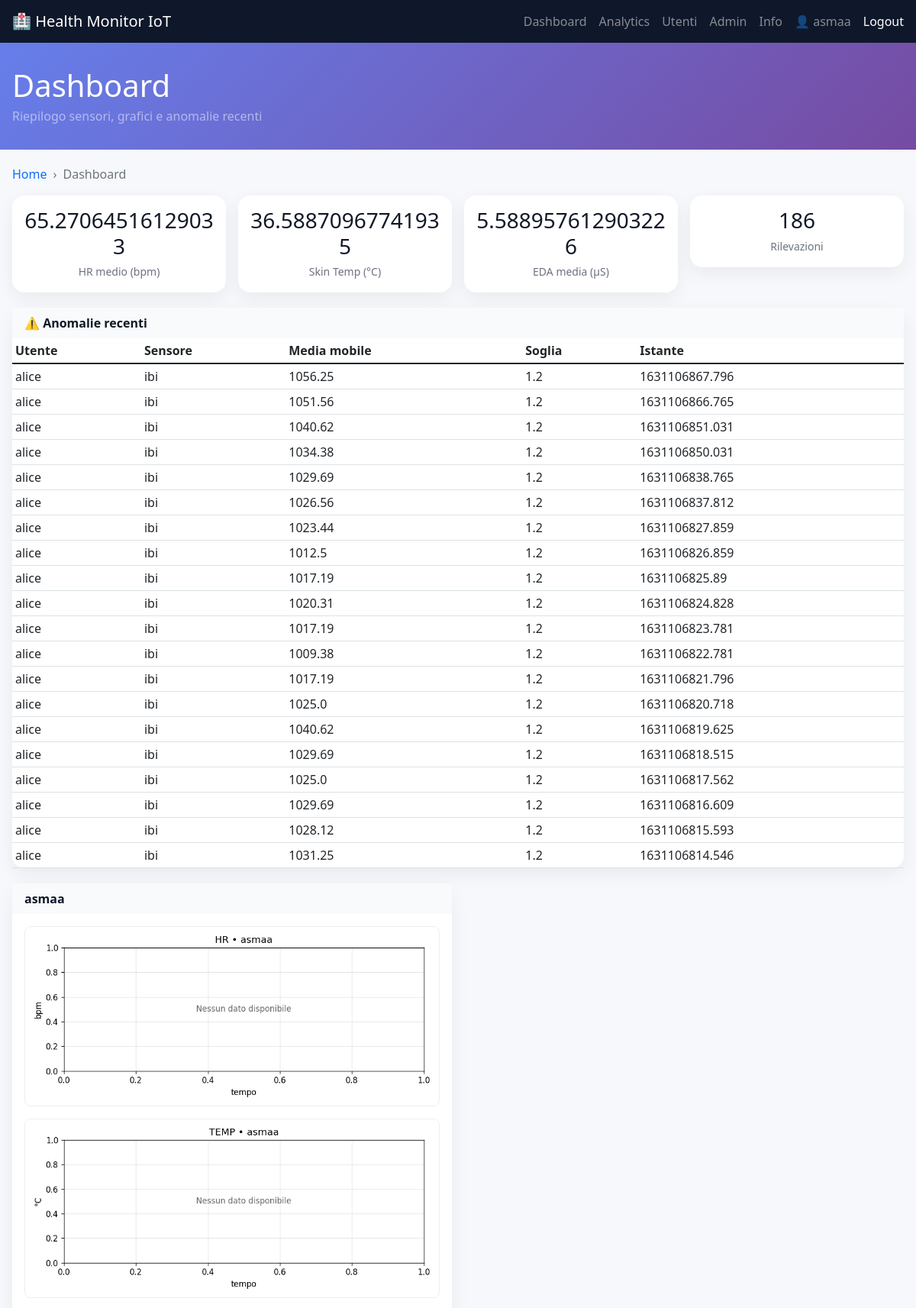
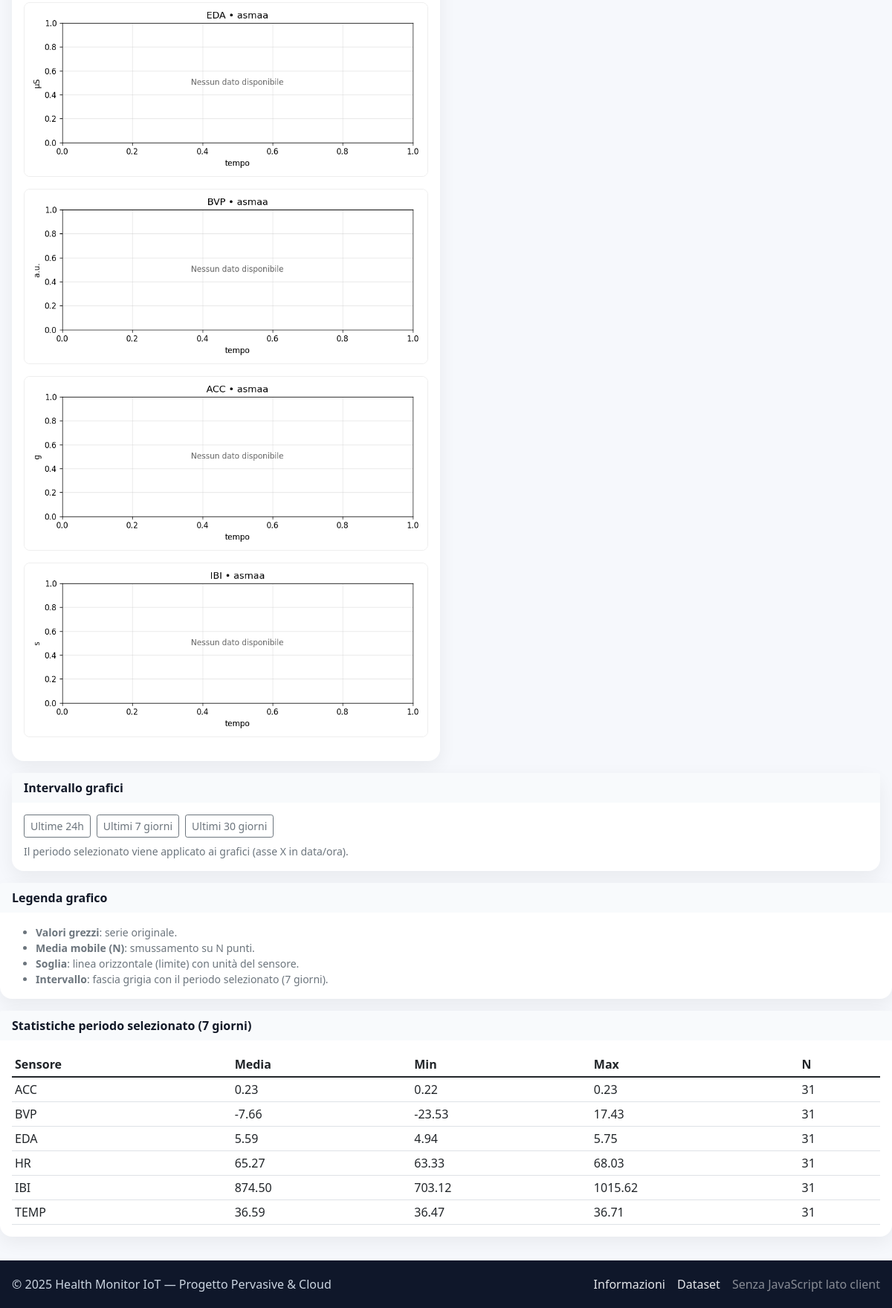
/dashboard (signed in), run on the app's committed database (2 pictures, top to bottom).
### tables this page shows
CREATE TABLE users(
            id INTEGER PRIMARY KEY AUTOINCREMENT,
            username TEXT UNIQUE,
            email TEXT,
            password_hash TEXT,
            role TEXT DEFAULT 'user',
            created_at TIMESTAMP DEFAULT CURRENT_TIMESTAMP
        );

CREATE TABLE anomalies(
            id INTEGER PRIMARY KEY AUTOINCREMENT,
            username TEXT,
            sensor TEXT,
            timestamp REAL,
            value REAL,
            threshold REAL,
            window INTEGER
        );

CREATE TABLE readings(
            id INTEGER PRIMARY KEY AUTOINCREMENT,
            username TEXT,
            sensor TEXT,
            timestamp REAL,
            value REAL
        );

### app.py (the view)
@app.route('/dashboard')
@login_required
def dashboard():
    days = request.args.get('days', type=int, default=getattr(config, 'DEFAULT_PLOT_DAYS', 7))
    if current_user.is_admin():
        users = [u['username'] for u in all_users() if u['username'].lower() != 'admin']
    else:
        users = [current_user.username]
    stats_window = _window_stats(users, days)
    target = None if current_user.is_admin() else current_user.username
    stats_avg, stats_total = last_week_stats(target)
    stats_week, total_week = stats_by_window(7, target)
    stats_month, total_month = stats_by_window(30, target)
    anomalies_list = recent_anomalies()
    chart_data = {}
    for uname in users:
        chart_data[uname] = {}
        for s in config.SENSORS:
            rows = query_all(
                'SELECT value FROM readings WHERE username=? AND sensor=? '
                'ORDER BY timestamp ASC LIMIT 50',
                (uname, s)
            )
            chart_data[uname][s] = {'values': [r['value'] for r in rows]}
    return render_template(
        'dashboard.html',
        users=users,
        stats_window=stats_window, days=days,
        stats_avg=stats_avg, stats_total=stats_total,
        stats_week=stats_week, total_week=total_week,
        stats_month=stats_month, total_month=total_month,
        anomalies=[{
            'username': a['username'],
            'sensor_type': a['sensor'],
            'value': a['value'],
            'threshold': a['threshold'],
            'timestamp': a['timestamp']
        } for a in anomalies_list],
        chart_data=chart_data
    )

### analytics.py (called while the page is built)
def stats_by_window(days=7, username=None):
    start_ts = time.time() - days*24*3600  # secondi
    params = ()
    user_clause = ''
    if username:
        user_clause = ' AND username=?'
        params = (username,)
    rows = query_all(f"""
        SELECT sensor, AVG(value) as avg_v, COUNT(*) as n
        FROM readings
        WHERE timestamp >= ? {user_clause}
        GROUP BY sensor
    """, (start_ts,) + params)
    out = {r['sensor']: r['avg_v'] for r in rows}
    total = sum(r['n'] for r in rows) if rows else 0
    return out, total

def last_week_stats(username=None):
    week_ago = time.time() - 7*24*3600
    params = ()
    user_clause = ''
    if username:
        user_clause = ' AND username=?'
        params = (username,)
    rows = query_all(f"""
        SELECT sensor, AVG(value) as avg_v, COUNT(*) as n
        FROM readings
        WHERE timestamp >= ? {user_clause}
        GROUP BY sensor
    """, (week_ago,) + params)
    out = {r['sensor']: r['avg_v'] for r in rows}
    total = sum(r['n'] for r in rows) if rows else 0
    return out, total

def recent_anomalies(limit=20):
    return query_all('SELECT * FROM anomalies ORDER BY timestamp DESC LIMIT ?', (limit,))

### app.py (called while the page is built)
@login_manager.user_loader
def load_user(user_id):
    row = query_one('SELECT * FROM users WHERE id=?', (user_id,))
    if not row:
        return None
    return User(row['id'], row['username'], row['email'], row['role'])

### auth.py (called while the page is built)
    def is_admin(self):
        return (self.role or '').lower() == 'admin'

### db.py (called while the page is built)
@contextmanager
def get_conn():
    con = sqlite3.connect(config.DATABASE_URL, check_same_thread=False)
    try:
        yield con
    finally:
        con.close()

def query_all(sql, params=()):
    with get_conn() as con:
        cur = con.cursor()
        cur.execute(sql, params)
        rows = cur.fetchall()
        cols = [d[0] for d in cur.description]
        return [dict(zip(cols, r)) for r in rows]

def query_one(sql, params=()):
    rows = query_all(sql, params)
    return rows[0] if rows else None

### templates/dashboard.html (shortened to what this page needs)
{% extends 'base.html' %}
{% set title = 'Dashboard' %}
{% set subtitle = 'Riepilogo sensori, grafici e anomalie recenti' %}
{% block content %}
<div class="page-wrap">
  <nav aria-label="breadcrumb" class="mb-3">
    <ol class="breadcrumb"><li class="breadcrumb-item"><a href="/">Home</a></li><li class="breadcrumb-item active">Dashboard</li></ol>
  </nav>
  <div class="row g-3 text-center kpi">
    <div class="col-6 col-md-3"><div class="card"><div class="card-body">
      <h2>{{ stats_avg.hr if stats_avg and stats_avg.get('hr') else '--' }}</h2><small>HR medio (bpm)</small>
    </div></div></div>
    <div class="col-6 col-md-3"><div class="card"><div class="card-body">
      <h2>{{ stats_avg.temp if stats_avg and stats_avg.get('temp') else '--' }}</h2><small>Skin Temp (°C)</small>
    </div></div></div>
    <div class="col-6 col-md-3"><div class="card"><div class="card-body">
      <h2>{{ stats_avg.eda if stats_avg and stats_avg.get('eda') else '--' }}</h2><small>EDA media (μS)</small>
    </div></div></div>
    <div class="col-6 col-md-3"><div class="card"><div class="card-body">
      <h2>{{ stats_total or 0 }}</h2><small>Rilevazioni</small>
    </div></div></div>
  </div>
  <div class="row g-3 mt-1">
    <div class="col-12">
      {% if anomalies and anomalies|length > 0 %}
      <div class="card">
        <div class="card-header"><strong>⚠️ Anomalie recenti</strong></div>
        <div class="card-body p-0">
          <div class="table-responsive">
            <table class="table table-sm mb-0">
              <thead><tr><th>Utente</th><th>Sensore</th><th>Media mobile</th><th>Soglia</th><th>Istante</th></tr></thead>
              <tbody>
                {% for a in anomalies %}
                <tr><td>{{ a.username }}</td><td>{{ a.sensor_type }}</td><td>{{ a.value|round(2) }}</td><td>{{ a.threshold }}</td><td>{{ a.timestamp }}</td></tr>
                {% endfor %}
              </tbody>
            </table>
          </div>
        </div>
      </div>
      {% else %}
      <div class="empty">Nessuna anomalia recente.</div>
      {% endif %}
    </div>
  </div>
  <div class="row g-3 mt-1">
    {% for u, recs in chart_data.items() %}
    <div class="col-12 col-lg-6">
      <div class="card h-100">
        <div class="card-header"><strong>{{ u }}</strong></div>
        <div class="card-body">
          {% for s in ['hr','temp','eda','bvp','acc','ibi'] %}
            <div class="mb-3">
              <img class="plot" src="/plot/{{ s }}/{{ u }}.png?days={{ days }}" alt="{{ s }} plot for {{ u }}">
            </div>
          {% endfor %}
        </div>
      </div>
    </div>
    {% endfor %}
  </div>
  <div class="card mt-3">
    <div class="card-header"><strong>Intervallo grafici</strong></div>
    <div class="card-body">
      <div class="d-flex gap-2 flex-wrap">
        <a class="btn btn-outline-secondary btn-sm" href="?days=1">Ultime 24h</a>
        <a class="btn btn-outline-secondary btn-sm" href="?days=7">Ultimi 7 giorni</a>
        <a class="btn btn-outline-secondary btn-sm" href="?days=30">Ultimi 30 giorni</a>
      </div>
      <small class="text-muted d-block mt-2">Il periodo selezionato viene applicato ai grafici (asse X in data/ora).</small>
    </div>
  </div>
</div>
<div class="card mt-3">
  <div class="card-header"><strong>Legenda grafico</strong></div>
  <div class="card-body small text-muted">
    <ul class="mb-0">
      <li><strong>Valori grezzi</strong>: serie originale.</li>
      <li><strong>Media mobile (N)</strong>: smussamento su N punti.</li>
      <li><strong>Soglia</strong>: linea orizzontale (limite) con unità del sensore.</li>
      <li><strong>Intervallo</strong>: fascia grigia con il periodo selezionato ({{ days }} giorni).</li>
    </ul>
  </div>
</div>
<div class="card mt-3">
  <div class="card-header"><strong>Statistiche periodo selezionato ({{ days }} giorni)</strong></div>
  <div class="card-body">
    {% if stats_window %}
    <div class="table-responsive">
      <table class="table table-sm mb-0">
        <thead><tr><th>Sensore</th><th>Media</th><th>Min</th><th>Max</th><th>N</th></tr></thead>
        <tbody>
        {% for s,vals in stats_window.items() %}
          <tr>
            <td>{{ s|upper }}</td>
            <td>{{ '%.2f'|format(vals.avg) if vals.avg is not none else '-' }}</td>
            <td>{{ '%.2f'|format(vals.min) if vals.min is not none else '-' }}</td>
            <td>{{ '%.2f'|format(vals.max) if vals.max is not none else '-' }}</td>
            <td>{{ vals.n }}</td>
          </tr>
        {% endfor %}
        </tbody>
      </table>
    </div>
    {% else %}
      <span class="text-muted">Nessun dato nel periodo selezionato.</span>
    {% endif %}
  </div>
</div>
{% endblock %}

### templates/base.html (shortened to what this page needs)
<!doctype html>
<html lang="it">
<head>
  <link href="https://cdn.jsdelivr.net/npm/bootstrap@5.1.3/dist/css/bootstrap.min.css" rel="stylesheet">
</head>
<body>
  <nav class="navbar navbar-dark">
    <div class="container-fluid page-wrap">
      <a class="navbar-brand fw-semibold" href="/">🏥 Health Monitor IoT</a>
      <div class="d-flex align-items-center gap-3">
        <a class="text-white-50" href="/dashboard">Dashboard</a>
        <a class="text-white-50" href="/analytics">Analytics</a>
        <a class="text-white-50" href="/users">Utenti</a>
        <a class="text-white-50" href="/admin">Admin</a>
        <a class="text-white-50" href="/about">Info</a>
        {% if current_user.is_authenticated %}
          <span class="text-white-50">👤 {{ current_user.username }}</span>
          <a class="text-white" href="/logout">Logout</a>
        {% else %}
          <a class="text-white" href="/login">Login</a>
        {% endif %}
      </div>
    </div>
  </nav>
  {% if title %}
  <div class="hero">
    <div class="page-wrap">
      <h1 class="mb-1">{{ title }}</h1>
      {% if subtitle %}<p class="mb-0 text-white-50">{{ subtitle }}</p>{% endif %}
    </div>
  </div>
  {% endif %}
  {% block content %}{% endblock %}
  <footer>
    <div class="page-wrap d-flex justify-content-between flex-wrap gap-2">
      <div>© {{ 2025 }} Health Monitor IoT — Progetto Pervasive & Cloud</div>
      <div class="d-flex gap-3">
        <a href="/about">Informazioni</a>
        <a href="https://www.esense.io/datasets/fatigueset/" target="_blank" rel="noreferrer">Dataset</a>
        <span class="text-white-50">Senza JavaScript lato client</span>
      </div>
    </div>
  </footer>
</body>
</html>

### templates/base.html (style rules this page uses)
:root { --brand:#764ba2; --brand2:#667eea; }
body { background: #f6f8fc; color: #111827; }
a { text-decoration: none; }
.navbar-dark { background: #0f172a !important; }
.hero { background: linear-gradient(135deg, #667eea 0%, #764ba2 100%); color: white; padding: 2rem 0; margin-bottom: 1.25rem; }
.page-wrap { max-width: 1200px; margin: 0 auto; padding: 0 16px; }
.card { border: none; border-radius: 1rem; box-shadow: 0 8px 24px rgba(0,0,0,0.06); }
.card-header { border: 0; background: #f8fafc; border-top-left-radius: 1rem; border-top-right-radius: 1rem; }
footer { margin-top: 2rem; padding: 1.25rem 0; background: #0f172a; color: #cbd5e1; }
footer a { color: #e5e7eb; }
.breadcrumb { --bs-breadcrumb-divider: '›'; }
img.plot { width: 100%; max-width: 100%; height: auto; border-radius: .5rem; border: 1px solid #eee; }
.kpi h2 { font-size: 1.75rem; margin-bottom: .25rem; }
.kpi small { color: #6b7280; }

### data on the page
users: username "asmaa", username (picture)
anomalies: username "alice", sensor_type "ibi", value "1056.25", threshold "1.2", timestamp "1631106867.796"
anomalies: username "alice", sensor_type "ibi", value "1051.56", threshold "1.2", timestamp "1631106866.765"
anomalies: username "alice", sensor_type "ibi", value "1040.62", threshold "1.2", timestamp "1631106851.031"
anomalies: username "alice", sensor_type "ibi", value "1034.38", threshold "1.2", timestamp "1631106850.031"
anomalies: username "alice", sensor_type "ibi", value "1029.69", threshold "1.2", timestamp "1631106838.765"
anomalies: username "alice", sensor_type "ibi", value "1026.56", threshold "1.2", timestamp "1631106837.812"
anomalies: username "alice", sensor_type "ibi", value "1023.44", threshold "1.2", timestamp "1631106827.859"
anomalies: username "alice", sensor_type "ibi", value "1012.5", threshold "1.2", timestamp "1631106826.859"
anomalies: username "alice", sensor_type "ibi", value "1017.19", threshold "1.2", timestamp "1631106825.89"
anomalies: username "alice", sensor_type "ibi", value "1020.31", threshold "1.2", timestamp "1631106824.828"
anomalies: username "alice", sensor_type "ibi", value "1017.19", threshold "1.2", timestamp "1631106823.781"
anomalies: username "alice", sensor_type "ibi", value "1009.38", threshold "1.2", timestamp "1631106822.781"
anomalies: username "alice", sensor_type "ibi", value "1017.19", threshold "1.2", timestamp "1631106821.796"
anomalies: username "alice", sensor_type "ibi", value "1025.0", threshold "1.2", timestamp "1631106820.718"
anomalies: username "alice", sensor_type "ibi", value "1040.62", threshold "1.2", timestamp "1631106819.625"
anomalies: username "alice", sensor_type "ibi", value "1029.69", threshold "1.2", timestamp "1631106818.515"
anomalies: username "alice", sensor_type "ibi", value "1025.0", threshold "1.2", timestamp "1631106817.562"
anomalies: username "alice", sensor_type "ibi", value "1029.69", threshold "1.2", timestamp "1631106816.609"
anomalies: username "alice", sensor_type "ibi", value "1028.12", threshold "1.2", timestamp "1631106815.593"
anomalies: username "alice", sensor_type "ibi", value "1031.25", threshold "1.2", timestamp "1631106814.546"
readings: sensor "ACC", value "0.23", n "31"
readings: value "0.22"
readings: sensor "BVP", avg "-7.66", n "31"
readings: value "-23.53"
readings: value "17.43"
readings: sensor "EDA", avg "5.59", value "5.75", n "31"
readings: value "4.94"
readings: sensor "HR", avg "65.27", value "63.33", n "31"
readings: value "68.03"
readings: sensor "IBI", avg "874.50", n "31"
readings: value "703.12"
readings: value "1015.62"
readings: sensor "TEMP", avg "36.59", n "31"
readings: value "36.47"
readings: value "36.71"

### other printed values
{{ title }} "Dashboard"
{{ subtitle }} "Riepilogo sensori, grafici e anomalie recenti"
{{ stats_avg.hr if stats_avg and stats_avg.get('hr') else '--' }} "65.27064516129033"
{{ stats_avg.temp if stats_avg and stats_avg.get('temp') else '--' }} "36.58870967741935"
{{ stats_avg.eda if stats_avg and stats_avg.get('eda') else '--' }} "5.588957612903226"
{{ stats_total or 0 }} "186"
{{ days }} "7"
{{ 2025 }} "2025"
